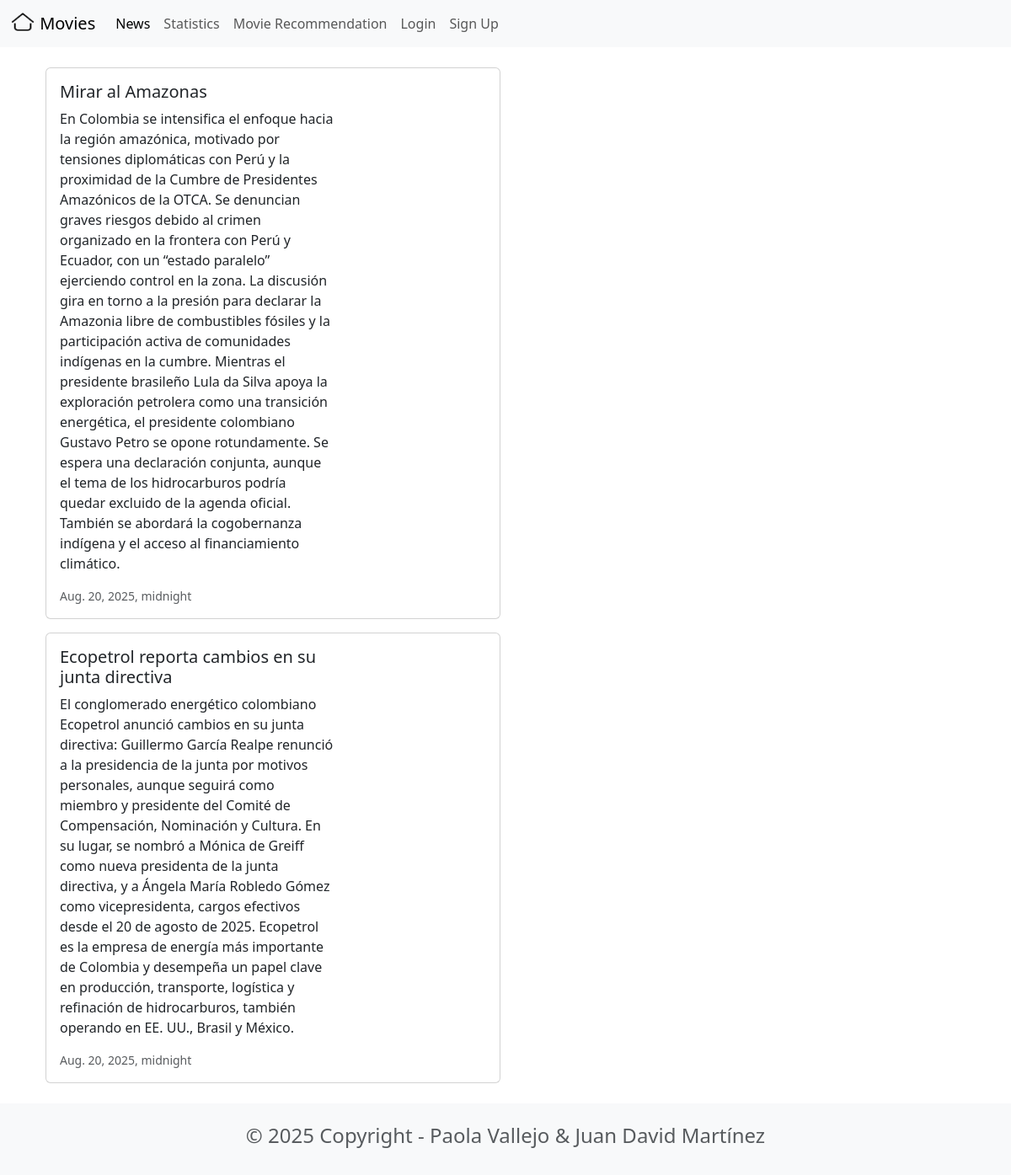
Page /news/ on the committed database.
### news/models.py (models this page shows, shortened)
class News(models.Model):
    headline=models.CharField(max_length=200)
    body=models.TextField()
    date=models.DateTimeField()

### news/views.py (the view)
# urls.py: path('news/', include('news.urls')),
def news(request):
    newss=News.objects.all().order_by('-date')
    return render(request, 'news.html',{'newss':newss})

### news/templates/news.html
 {% extends 'base.html' %}
{% block content %}
<div class="container">
    <br>
    {% for news in newss %}
    <div class="card mb-3" style="max-width: 540px;">
        <div class="row g-0">
            <div class="col-md-8">
                <div class="card-body">
                    <h5 class="card-title">{{ news.headline }}</h5>
                    <p class="card-text">{{ news.body }}</p>
                    <p class="card-text"><small class="text-muted"> {{ news.date }} </small></p>
                </div>
            </div>
        </div>
    </div>
    {% endfor %}
</div>
{% endblock content %}

### rows in the picture
News: headline "Mirar al Amazonas", body "En Colombia se intensifica el enfoque hacia la región amazónica, motivado por tensiones diplomáticas con Perú y la proximidad de la Cumbre de Presidentes Amazónicos de la OTCA. Se denuncian graves riesgos debido al crimen organizado en la frontera con Perú y Ecuador, con un “estado paralelo” ejerciendo control en la zona. La discusión gira en torno a la presión para declarar la Amazonia libre de combustibles fósiles y la participación activa de comunidades indígenas en la cumbre. Mientras el presidente brasileño Lula da Silva apoya la exploración petrolera como una transición energética, el presidente colombiano Gustavo Petro se opone rotundamente. Se espera una declaración conjunta, aunque…", date "Aug. 20, 2025, midnight"
News: headline "Ecopetrol reporta cambios en su junta directiva", body "El conglomerado energético colombiano Ecopetrol anunció cambios en su junta directiva: Guillermo García Realpe renunció a la presidencia de la junta por motivos personales, aunque seguirá como miembro y presidente del Comité de Compensación, Nominación y Cultura. En su lugar, se nombró a Mónica de Greiff como nueva presidenta de la junta directiva, y a Ángela María Robledo Gómez como vicepresidenta, cargos efectivos desde el 20 de agosto de 2025. Ecopetrol es la empresa de energía más importante de Colombia y desempeña un papel clave en producción, transporte, logística y refinación de hidrocarburos, también operando en EE. UU., Brasil y México.", date "Aug. 20, 2025, midnight"
